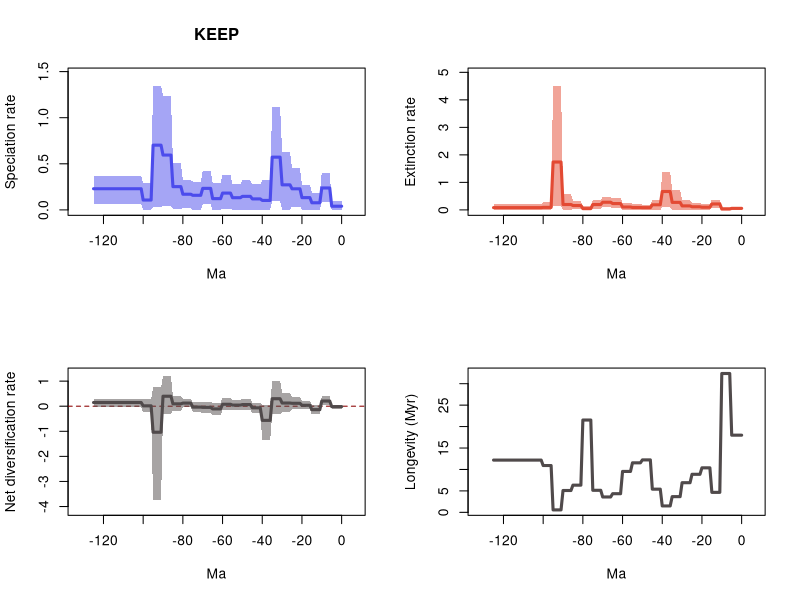

Write the R code that produced this figure.
# 20 files combined:
# 	../Results/Species/5_MA_bins_EP_FT/pyrate_mcmc_logs/Occ_sp_Squali_10_G_KEEP_BDS_marginal_rates.log
# 	../Results/Species/5_MA_bins_EP_FT/pyrate_mcmc_logs/Occ_sp_Squali_11_G_KEEP_BDS_marginal_rates.log
# 	../Results/Species/5_MA_bins_EP_FT/pyrate_mcmc_logs/Occ_sp_Squali_12_G_KEEP_BDS_marginal_rates.log
# 	../Results/Species/5_MA_bins_EP_FT/pyrate_mcmc_logs/Occ_sp_Squali_13_G_KEEP_BDS_marginal_rates.log
# 	../Results/Species/5_MA_bins_EP_FT/pyrate_mcmc_logs/Occ_sp_Squali_14_G_KEEP_BDS_marginal_rates.log
# 	../Results/Species/5_MA_bins_EP_FT/pyrate_mcmc_logs/Occ_sp_Squali_15_G_KEEP_BDS_marginal_rates.log
# 	../Results/Species/5_MA_bins_EP_FT/pyrate_mcmc_logs/Occ_sp_Squali_16_G_KEEP_BDS_marginal_rates.log
# 	../Results/Species/5_MA_bins_EP_FT/pyrate_mcmc_logs/Occ_sp_Squali_17_G_KEEP_BDS_marginal_rates.log
# 	../Results/Species/5_MA_bins_EP_FT/pyrate_mcmc_logs/Occ_sp_Squali_18_G_KEEP_BDS_marginal_rates.log
# 	../Results/Species/5_MA_bins_EP_FT/pyrate_mcmc_logs/Occ_sp_Squali_19_G_KEEP_BDS_marginal_rates.log
# 	../Results/Species/5_MA_bins_EP_FT/pyrate_mcmc_logs/Occ_sp_Squali_1_G_KEEP_BDS_marginal_rates.log
# 	../Results/Species/5_MA_bins_EP_FT/pyrate_mcmc_logs/Occ_sp_Squali_20_G_KEEP_BDS_marginal_rates.log
# 	../Results/Species/5_MA_bins_EP_FT/pyrate_mcmc_logs/Occ_sp_Squali_2_G_KEEP_BDS_marginal_rates.log
# 	../Results/Species/5_MA_bins_EP_FT/pyrate_mcmc_logs/Occ_sp_Squali_3_G_KEEP_BDS_marginal_rates.log
# 	../Results/Species/5_MA_bins_EP_FT/pyrate_mcmc_logs/Occ_sp_Squali_4_G_KEEP_BDS_marginal_rates.log
# 	../Results/Species/5_MA_bins_EP_FT/pyrate_mcmc_logs/Occ_sp_Squali_5_G_KEEP_BDS_marginal_rates.log
# 	../Results/Species/5_MA_bins_EP_FT/pyrate_mcmc_logs/Occ_sp_Squali_6_G_KEEP_BDS_marginal_rates.log
# 	../Results/Species/5_MA_bins_EP_FT/pyrate_mcmc_logs/Occ_sp_Squali_7_G_KEEP_BDS_marginal_rates.log
# 	../Results/Species/5_MA_bins_EP_FT/pyrate_mcmc_logs/Occ_sp_Squali_8_G_KEEP_BDS_marginal_rates.log
# 	../Results/Species/5_MA_bins_EP_FT/pyrate_mcmc_logs/Occ_sp_Squali_9_G_KEEP_BDS_marginal_rates.log

# 95% HPDs calculated using code from Biopy (https://www.cs.auckland.ac.nz/~yhel002/biopy/)

pdf(file='../Results/Species/5_MA_bins_EP_FT/pyrate_mcmc_logs/Occ_sp_Squali_10_G_KEEP_BDS_marginal_rates_RTT.pdf',width=10.8, height=8.4)
par(mfrow=c(2,2))
library(scales)
L_hpd_m95=c(4.3678882407e-05, 4.3678882407e-05,4.3678882407e-05,4.3678882407e-05,4.3678882407e-05,4.3678882407e-05,0.084048479698197,0.084048479698197,0.084048479698197,0.084048479698197,0.084048479698197,8.253614875e-06,8.253614875e-06,8.253614875e-06,8.253614875e-06,8.253614875e-06,0.003856249734953,0.003856249734953,0.003856249734953,0.003856249734953,0.003856249734953,0.035012152391854,0.035012152391854,0.035012152391854,0.035012152391854,0.035012152391854,4.2766463689e-05,4.2766463689e-05,4.2766463689e-05,4.2766463689e-05,4.2766463689e-05,0.095585043759649,0.095585043759649,0.095585043759649,0.095585043759649,0.095585043759649,1.575515251e-06,1.575515251e-06,1.575515251e-06,1.575515251e-06,1.575515251e-06,2.6638607972e-05,2.6638607972e-05,2.6638607972e-05,2.6638607972e-05,2.6638607972e-05,1.6945270876e-05,1.6945270876e-05,1.6945270876e-05,1.6945270876e-05,1.6945270876e-05,0.000188997355272,0.000188997355272,0.000188997355272,0.000188997355272,0.000188997355272,0.012167374905517,0.012167374905517,0.012167374905517,0.012167374905517,0.012167374905517,1.6627642738e-05,1.6627642738e-05,1.6627642738e-05,1.6627642738e-05,1.6627642738e-05,0.060174662547787,0.060174662547787,0.060174662547787,0.060174662547787,0.060174662547787,0.000942452333978,0.000942452333978,0.000942452333978,0.000942452333978,0.000942452333978,0.01871155202104,0.01871155202104,0.01871155202104,0.01871155202104,0.01871155202104,0.00980414988269,0.00980414988269,0.00980414988269,0.00980414988269,0.00980414988269,0.043355574951648,0.043355574951648,0.043355574951648,0.043355574951648,0.043355574951648,0.034287866348995,0.034287866348995,0.034287866348995,0.034287866348995,0.034287866348995,1.1979650674e-05,1.1979650674e-05,1.1979650674e-05,1.1979650674e-05,1.1979650674e-05,0.067413705918611,0.067413705918611,0.067413705918611,0.067413705918611,0.067413705918611,0.067413705918611,0.067413705918611,0.067413705918611,0.067413705918611,0.067413705918611,0.067413705918611,0.067413705918611,0.067413705918611,0.067413705918611,0.067413705918611,0.067413705918611,0.067413705918611,0.067413705918611,0.067413705918611,0.067413705918611,0.067413705918611,0.067413705918611,0.067413705918611,0.067413705918611,0.067413705918611)
L_hpd_M95=c(0.099171149826823, 0.099171149826823,0.099171149826823,0.099171149826823,0.099171149826823,0.099171149826823,0.40546866344003,0.40546866344003,0.40546866344003,0.40546866344003,0.40546866344003,0.184689220120461,0.184689220120461,0.184689220120461,0.184689220120461,0.184689220120461,0.269939284644582,0.269939284644582,0.269939284644582,0.269939284644582,0.269939284644582,0.451427770341016,0.451427770341016,0.451427770341016,0.451427770341016,0.451427770341016,0.630527678699276,0.630527678699276,0.630527678699276,0.630527678699276,0.630527678699276,1.116992085150075,1.116992085150075,1.116992085150075,1.116992085150075,1.116992085150075,0.326390176459856,0.326390176459856,0.326390176459856,0.326390176459856,0.326390176459856,0.276550638210143,0.276550638210143,0.276550638210143,0.276550638210143,0.276550638210143,0.321699045116196,0.321699045116196,0.321699045116196,0.321699045116196,0.321699045116196,0.279192246972871,0.279192246972871,0.279192246972871,0.279192246972871,0.279192246972871,0.377977347233527,0.377977347233527,0.377977347233527,0.377977347233527,0.377977347233527,0.290745714025932,0.290745714025932,0.290745714025932,0.290745714025932,0.290745714025932,0.418481520533582,0.418481520533582,0.418481520533582,0.418481520533582,0.418481520533582,0.30620675767267,0.30620675767267,0.30620675767267,0.30620675767267,0.30620675767267,0.324253585690758,0.324253585690758,0.324253585690758,0.324253585690758,0.324253585690758,0.506642417190166,0.506642417190166,0.506642417190166,0.506642417190166,0.506642417190166,1.236571841147556,1.236571841147556,1.236571841147556,1.236571841147556,1.236571841147556,1.344792565880044,1.344792565880044,1.344792565880044,1.344792565880044,1.344792565880044,0.293876005378295,0.293876005378295,0.293876005378295,0.293876005378295,0.293876005378295,0.36764076613337,0.36764076613337,0.36764076613337,0.36764076613337,0.36764076613337,0.36764076613337,0.36764076613337,0.36764076613337,0.36764076613337,0.36764076613337,0.36764076613337,0.36764076613337,0.36764076613337,0.36764076613337,0.36764076613337,0.36764076613337,0.36764076613337,0.36764076613337,0.36764076613337,0.36764076613337,0.36764076613337,0.36764076613337,0.36764076613337,0.36764076613337,0.36764076613337)
M_hpd_m95=c(0.009621699507425, 0.009621699507425,0.009621699507425,0.009621699507425,0.009621699507425,0.009621699507425,4.30719486e-07,4.30719486e-07,4.30719486e-07,4.30719486e-07,4.30719486e-07,0.077129626213387,0.077129626213387,0.077129626213387,0.077129626213387,0.077129626213387,0.000234496437692,0.000234496437692,0.000234496437692,0.000234496437692,0.000234496437692,0.000121991065625,0.000121991065625,0.000121991065625,0.000121991065625,0.000121991065625,3.2509033154e-05,3.2509033154e-05,3.2509033154e-05,3.2509033154e-05,3.2509033154e-05,1.3062925604e-05,1.3062925604e-05,1.3062925604e-05,1.3062925604e-05,1.3062925604e-05,0.094635542129377,0.094635542129377,0.094635542129377,0.094635542129377,0.094635542129377,0.001122345889728,0.001122345889728,0.001122345889728,0.001122345889728,0.001122345889728,3.375848e-09,3.375848e-09,3.375848e-09,3.375848e-09,3.375848e-09,1.309189388e-06,1.309189388e-06,1.309189388e-06,1.309189388e-06,1.309189388e-06,2.634677153e-06,2.634677153e-06,2.634677153e-06,2.634677153e-06,2.634677153e-06,0.059575444729212,0.059575444729212,0.059575444729212,0.059575444729212,0.059575444729212,0.106734631637116,0.106734631637116,0.106734631637116,0.106734631637116,0.106734631637116,0.049767720417292,0.049767720417292,0.049767720417292,0.049767720417292,0.049767720417292,6.65073147e-07,6.65073147e-07,6.65073147e-07,6.65073147e-07,6.65073147e-07,0.021751893815849,0.021751893815849,0.021751893815849,0.021751893815849,0.021751893815849,8.734823024e-06,8.734823024e-06,8.734823024e-06,8.734823024e-06,8.734823024e-06,0.141062592136508,0.141062592136508,0.141062592136508,0.141062592136508,0.141062592136508,3.359280872e-06,3.359280872e-06,3.359280872e-06,3.359280872e-06,3.359280872e-06,0.000995622298674,0.000995622298674,0.000995622298674,0.000995622298674,0.000995622298674,0.000995622298674,0.000995622298674,0.000995622298674,0.000995622298674,0.000995622298674,0.000995622298674,0.000995622298674,0.000995622298674,0.000995622298674,0.000995622298674,0.000995622298674,0.000995622298674,0.000995622298674,0.000995622298674,0.000995622298674,0.000995622298674,0.000995622298674,0.000995622298674,0.000995622298674,0.000995622298674)
M_hpd_M95=c(0.111011692799093, 0.111011692799093,0.111011692799093,0.111011692799093,0.111011692799093,0.111011692799093,0.090299531861404,0.090299531861404,0.090299531861404,0.090299531861404,0.090299531861404,0.375553815849626,0.375553815849626,0.375553815849626,0.375553815849626,0.375553815849626,0.206456523284998,0.206456523284998,0.206456523284998,0.206456523284998,0.206456523284998,0.250317316672739,0.250317316672739,0.250317316672739,0.250317316672739,0.250317316672739,0.349838002440765,0.349838002440765,0.349838002440765,0.349838002440765,0.349838002440765,0.731237471734616,0.731237471734616,0.731237471734616,0.731237471734616,0.731237471734616,1.390981857138868,1.390981857138868,1.390981857138868,1.390981857138868,1.390981857138868,0.372160325758473,0.372160325758473,0.372160325758473,0.372160325758473,0.372160325758473,0.194020111599731,0.194020111599731,0.194020111599731,0.194020111599731,0.194020111599731,0.22786554494873,0.22786554494873,0.22786554494873,0.22786554494873,0.22786554494873,0.248225355924318,0.248225355924318,0.248225355924318,0.248225355924318,0.248225355924318,0.429819013782237,0.429819013782237,0.429819013782237,0.429819013782237,0.429819013782237,0.465943663336088,0.465943663336088,0.465943663336088,0.465943663336088,0.465943663336088,0.350487716923392,0.350487716923392,0.350487716923392,0.350487716923392,0.350487716923392,0.130491009282522,0.130491009282522,0.130491009282522,0.130491009282522,0.130491009282522,0.323286865663355,0.323286865663355,0.323286865663355,0.323286865663355,0.323286865663355,0.587171741559738,0.587171741559738,0.587171741559738,0.587171741559738,0.587171741559738,4.506972500736224,4.506972500736224,4.506972500736224,4.506972500736224,4.506972500736224,0.268522253307106,0.268522253307106,0.268522253307106,0.268522253307106,0.268522253307106,0.199412322756882,0.199412322756882,0.199412322756882,0.199412322756882,0.199412322756882,0.199412322756882,0.199412322756882,0.199412322756882,0.199412322756882,0.199412322756882,0.199412322756882,0.199412322756882,0.199412322756882,0.199412322756882,0.199412322756882,0.199412322756882,0.199412322756882,0.199412322756882,0.199412322756882,0.199412322756882,0.199412322756882,0.199412322756882,0.199412322756882,0.199412322756882,0.199412322756882)
R_hpd_m95=c(-0.099160894346503, -0.099160894346503,-0.099160894346503,-0.099160894346503,-0.099160894346503,-0.099160894346503,0.045423587764737,0.045423587764737,0.045423587764737,0.045423587764737,0.045423587764737,-0.327423518095254,-0.327423518095254,-0.327423518095254,-0.327423518095254,-0.327423518095254,-0.127868890948375,-0.127868890948375,-0.127868890948375,-0.127868890948375,-0.127868890948375,-0.130334901350092,-0.130334901350092,-0.130334901350092,-0.130334901350092,-0.130334901350092,-0.22776609436756,-0.22776609436756,-0.22776609436756,-0.22776609436756,-0.22776609436756,-0.322158067024428,-0.322158067024428,-0.322158067024428,-0.322158067024428,-0.322158067024428,-1.332576131833529,-1.332576131833529,-1.332576131833529,-1.332576131833529,-1.332576131833529,-0.263508287655561,-0.263508287655561,-0.263508287655561,-0.263508287655561,-0.263508287655561,-0.151421705557524,-0.151421705557524,-0.151421705557524,-0.151421705557524,-0.151421705557524,-0.143704254505003,-0.143704254505003,-0.143704254505003,-0.143704254505003,-0.143704254505003,-0.154821881436721,-0.154821881436721,-0.154821881436721,-0.154821881436721,-0.154821881436721,-0.345595789855646,-0.345595789855646,-0.345595789855646,-0.345595789855646,-0.345595789855646,-0.28634628089706,-0.28634628089706,-0.28634628089706,-0.28634628089706,-0.28634628089706,-0.23356482766909,-0.23356482766909,-0.23356482766909,-0.23356482766909,-0.23356482766909,-0.043396272795959,-0.043396272795959,-0.043396272795959,-0.043396272795959,-0.043396272795959,-0.1827057831791,-0.1827057831791,-0.1827057831791,-0.1827057831791,-0.1827057831791,-0.307630550265678,-0.307630550265678,-0.307630550265678,-0.307630550265678,-0.307630550265678,-3.758559789372672,-3.758559789372672,-3.758559789372672,-3.758559789372672,-3.758559789372672,-0.247060310219163,-0.247060310219163,-0.247060310219163,-0.247060310219163,-0.247060310219163,-0.043060776835143,-0.043060776835143,-0.043060776835143,-0.043060776835143,-0.043060776835143,-0.043060776835143,-0.043060776835143,-0.043060776835143,-0.043060776835143,-0.043060776835143,-0.043060776835143,-0.043060776835143,-0.043060776835143,-0.043060776835143,-0.043060776835143,-0.043060776835143,-0.043060776835143,-0.043060776835143,-0.043060776835143,-0.043060776835143,-0.043060776835143,-0.043060776835143,-0.043060776835143,-0.043060776835143,-0.043060776835143)
R_hpd_M95=c(0.066591730066972, 0.066591730066972,0.066591730066972,0.066591730066972,0.066591730066972,0.066591730066972,0.387926125121988,0.387926125121988,0.387926125121988,0.387926125121988,0.387926125121988,0.047370229273496,0.047370229273496,0.047370229273496,0.047370229273496,0.047370229273496,0.206847825100168,0.206847825100168,0.206847825100168,0.206847825100168,0.206847825100168,0.357059744821854,0.357059744821854,0.357059744821854,0.357059744821854,0.357059744821854,0.530299981947919,0.530299981947919,0.530299981947919,0.530299981947919,0.530299981947919,1.003231956883842,1.003231956883842,1.003231956883842,1.003231956883842,1.003231956883842,0.059401128229023,0.059401128229023,0.059401128229023,0.059401128229023,0.059401128229023,0.11751546057692,0.11751546057692,0.11751546057692,0.11751546057692,0.11751546057692,0.289899512796394,0.289899512796394,0.289899512796394,0.289899512796394,0.289899512796394,0.248467130170201,0.248467130170201,0.248467130170201,0.248467130170201,0.248467130170201,0.333830442556138,0.333830442556138,0.333830442556138,0.333830442556138,0.333830442556138,0.137299197167406,0.137299197167406,0.137299197167406,0.137299197167406,0.137299197167406,0.18233610198645,0.18233610198645,0.18233610198645,0.18233610198645,0.18233610198645,0.157566764320849,0.157566764320849,0.157566764320849,0.157566764320849,0.157566764320849,0.297209030875457,0.297209030875457,0.297209030875457,0.297209030875457,0.297209030875457,0.396076387198601,0.396076387198601,0.396076387198601,0.396076387198601,0.396076387198601,1.185371356350751,1.185371356350751,1.185371356350751,1.185371356350751,1.185371356350751,0.753022564768094,0.753022564768094,0.753022564768094,0.753022564768094,0.753022564768094,0.278230868715896,0.278230868715896,0.278230868715896,0.278230868715896,0.278230868715896,0.286613115688959,0.286613115688959,0.286613115688959,0.286613115688959,0.286613115688959,0.286613115688959,0.286613115688959,0.286613115688959,0.286613115688959,0.286613115688959,0.286613115688959,0.286613115688959,0.286613115688959,0.286613115688959,0.286613115688959,0.286613115688959,0.286613115688959,0.286613115688959,0.286613115688959,0.286613115688959,0.286613115688959,0.286613115688959,0.286613115688959,0.286613115688959,0.286613115688959)
L_mean=c(0.039887473127755, 0.039887473127755,0.039887473127755,0.039887473127755,0.039887473127755,0.039887473127755,0.238028783014074,0.238028783014074,0.238028783014074,0.238028783014074,0.238028783014074,0.076972501882247,0.076972501882247,0.076972501882247,0.076972501882247,0.076972501882247,0.133039005939659,0.133039005939659,0.133039005939659,0.133039005939659,0.133039005939659,0.228705795868007,0.228705795868007,0.228705795868007,0.228705795868007,0.228705795868007,0.271587196149981,0.271587196149981,0.271587196149981,0.271587196149981,0.271587196149981,0.571843706751058,0.571843706751058,0.571843706751058,0.571843706751058,0.571843706751058,0.102711811629112,0.102711811629112,0.102711811629112,0.102711811629112,0.102711811629112,0.119479681037693,0.119479681037693,0.119479681037693,0.119479681037693,0.119479681037693,0.146890546888992,0.146890546888992,0.146890546888992,0.146890546888992,0.146890546888992,0.132098190176006,0.132098190176006,0.132098190176006,0.132098190176006,0.132098190176006,0.18220643775733,0.18220643775733,0.18220643775733,0.18220643775733,0.18220643775733,0.121765481770446,0.121765481770446,0.121765481770446,0.121765481770446,0.121765481770446,0.233246162504786,0.233246162504786,0.233246162504786,0.233246162504786,0.233246162504786,0.157957336699131,0.157957336699131,0.157957336699131,0.157957336699131,0.157957336699131,0.169901105992509,0.169901105992509,0.169901105992509,0.169901105992509,0.169901105992509,0.252049249882018,0.252049249882018,0.252049249882018,0.252049249882018,0.252049249882018,0.594677399020198,0.594677399020198,0.594677399020198,0.594677399020198,0.594677399020198,0.701868973039366,0.701868973039366,0.701868973039366,0.701868973039366,0.701868973039366,0.106856948988635,0.106856948988635,0.106856948988635,0.106856948988635,0.106856948988635,0.229465345413185,0.229465345413185,0.229465345413185,0.229465345413185,0.229465345413185,0.229465345413185,0.229465345413185,0.229465345413185,0.229465345413185,0.229465345413185,0.229465345413185,0.229465345413185,0.229465345413185,0.229465345413185,0.229465345413185,0.229465345413185,0.229465345413185,0.229465345413185,0.229465345413185,0.229465345413185,0.229465345413185,0.229465345413185,0.229465345413185,0.229465345413185,0.229465345413185)
M_mean=c(0.055571653426821, 0.055571653426821,0.055571653426821,0.055571653426821,0.055571653426821,0.055571653426821,0.030890199077967,0.030890199077967,0.030890199077967,0.030890199077967,0.030890199077967,0.21442186848953,0.21442186848953,0.21442186848953,0.21442186848953,0.21442186848953,0.09634380093089,0.09634380093089,0.09634380093089,0.09634380093089,0.09634380093089,0.112699034877588,0.112699034877588,0.112699034877588,0.112699034877588,0.112699034877588,0.144734078290565,0.144734078290565,0.144734078290565,0.144734078290565,0.144734078290565,0.2733123426584,0.2733123426584,0.2733123426584,0.2733123426584,0.2733123426584,0.668052500979227,0.668052500979227,0.668052500979227,0.668052500979227,0.668052500979227,0.184771582479088,0.184771582479088,0.184771582479088,0.184771582479088,0.184771582479088,0.081737311886661,0.081737311886661,0.081737311886661,0.081737311886661,0.081737311886661,0.086563145214448,0.086563145214448,0.086563145214448,0.086563145214448,0.086563145214448,0.104832138256207,0.104832138256207,0.104832138256207,0.104832138256207,0.104832138256207,0.2299664672069,0.2299664672069,0.2299664672069,0.2299664672069,0.2299664672069,0.279108830052609,0.279108830052609,0.279108830052609,0.279108830052609,0.279108830052609,0.194302920415765,0.194302920415765,0.194302920415765,0.194302920415765,0.194302920415765,0.046459780421439,0.046459780421439,0.046459780421439,0.046459780421439,0.046459780421439,0.157711900685344,0.157711900685344,0.157711900685344,0.157711900685344,0.157711900685344,0.196474920450822,0.196474920450822,0.196474920450822,0.196474920450822,0.196474920450822,1.739620890866331,1.739620890866331,1.739620890866331,1.739620890866331,1.739620890866331,0.091607528902378,0.091607528902378,0.091607528902378,0.091607528902378,0.091607528902378,0.082064747312651,0.082064747312651,0.082064747312651,0.082064747312651,0.082064747312651,0.082064747312651,0.082064747312651,0.082064747312651,0.082064747312651,0.082064747312651,0.082064747312651,0.082064747312651,0.082064747312651,0.082064747312651,0.082064747312651,0.082064747312651,0.082064747312651,0.082064747312651,0.082064747312651,0.082064747312651,0.082064747312651,0.082064747312651,0.082064747312651,0.082064747312651,0.082064747312651)
R_mean=c(-0.015684180299066, -0.015684180299066,-0.015684180299066,-0.015684180299066,-0.015684180299066,-0.015684180299066,0.207138583936106,0.207138583936106,0.207138583936106,0.207138583936106,0.207138583936106,-0.137449366607283,-0.137449366607283,-0.137449366607283,-0.137449366607283,-0.137449366607283,0.036695205008768,0.036695205008768,0.036695205008768,0.036695205008768,0.036695205008768,0.116006760990419,0.116006760990419,0.116006760990419,0.116006760990419,0.116006760990419,0.126853117859416,0.126853117859416,0.126853117859416,0.126853117859416,0.126853117859416,0.298531364092657,0.298531364092657,0.298531364092657,0.298531364092657,0.298531364092657,-0.565340689350115,-0.565340689350115,-0.565340689350115,-0.565340689350115,-0.565340689350115,-0.065291901441395,-0.065291901441395,-0.065291901441395,-0.065291901441395,-0.065291901441395,0.065153235002331,0.065153235002331,0.065153235002331,0.065153235002331,0.065153235002331,0.045535044961558,0.045535044961558,0.045535044961558,0.045535044961558,0.045535044961558,0.077374299501123,0.077374299501123,0.077374299501123,0.077374299501123,0.077374299501123,-0.108200985436455,-0.108200985436455,-0.108200985436455,-0.108200985436455,-0.108200985436455,-0.045862667547823,-0.045862667547823,-0.045862667547823,-0.045862667547823,-0.045862667547823,-0.036345583716634,-0.036345583716634,-0.036345583716634,-0.036345583716634,-0.036345583716634,0.12344132557107,0.12344132557107,0.12344132557107,0.12344132557107,0.12344132557107,0.094337349196673,0.094337349196673,0.094337349196673,0.094337349196673,0.094337349196673,0.398202478569376,0.398202478569376,0.398202478569376,0.398202478569376,0.398202478569376,-1.037751917826966,-1.037751917826966,-1.037751917826966,-1.037751917826966,-1.037751917826966,0.015249420086258,0.015249420086258,0.015249420086258,0.015249420086258,0.015249420086258,0.147400598100534,0.147400598100534,0.147400598100534,0.147400598100534,0.147400598100534,0.147400598100534,0.147400598100534,0.147400598100534,0.147400598100534,0.147400598100534,0.147400598100534,0.147400598100534,0.147400598100534,0.147400598100534,0.147400598100534,0.147400598100534,0.147400598100534,0.147400598100534,0.147400598100534,0.147400598100534,0.147400598100534,0.147400598100534,0.147400598100534,0.147400598100534,0.147400598100534)
trans=0.5
age=(0:(126-1))* -1
plot(age,age,type = 'n', ylim = c(0, 1.4792718224680483), xlim = c(-132.3,6.300000000000001), ylab = 'Speciation rate', xlab = 'Ma',main='KEEP' )
polygon(c(age, rev(age)), c(L_hpd_M95, rev(L_hpd_m95)), col = alpha("#4c4cec",trans), border = NA)
lines(rev(age), rev(L_mean), col = "#4c4cec", lwd=3)
plot(age,age,type = 'n', ylim = c(0, 4.957669750809847), xlim = c(-132.3,6.300000000000001), ylab = 'Extinction rate', xlab = 'Ma' )
polygon(c(age, rev(age)), c(M_hpd_M95, rev(M_hpd_m95)), col = alpha("#e34a33",trans), border = NA)
lines(rev(age), rev(M_mean), col = "#e34a33", lwd=3)
plot(age,age,type = 'n', ylim = c(-4.13441576830994, 1.3039084919858264), xlim = c(-132.3,6.300000000000001), ylab = 'Net diversification rate', xlab = 'Ma' )
abline(h=0,lty=2,col="darkred")
polygon(c(age, rev(age)), c(R_hpd_M95, rev(R_hpd_m95)), col = alpha("#504A4B",trans), border = NA)
lines(rev(age), rev(R_mean), col = "#504A4B", lwd=3)
plot(age,rev(1/M_mean),type = 'n', xlim = c(-132.3,6.300000000000001), ylab = 'Longevity (Myr)', xlab = 'Ma' )
lines(rev(age), rev(1/M_mean), col = "#504A4B", lwd=3)
n <- dev.off()
